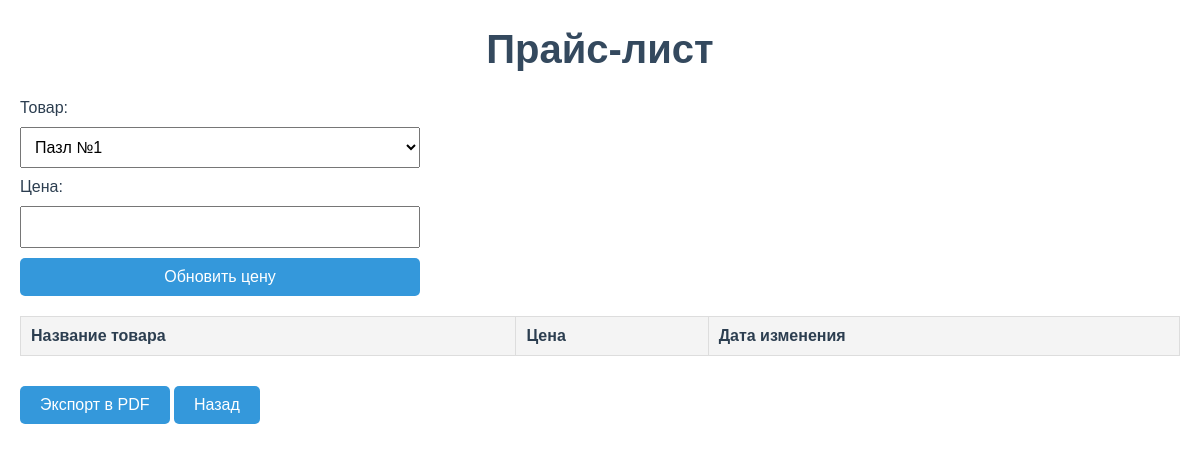
Before: /price_list with the older database file.
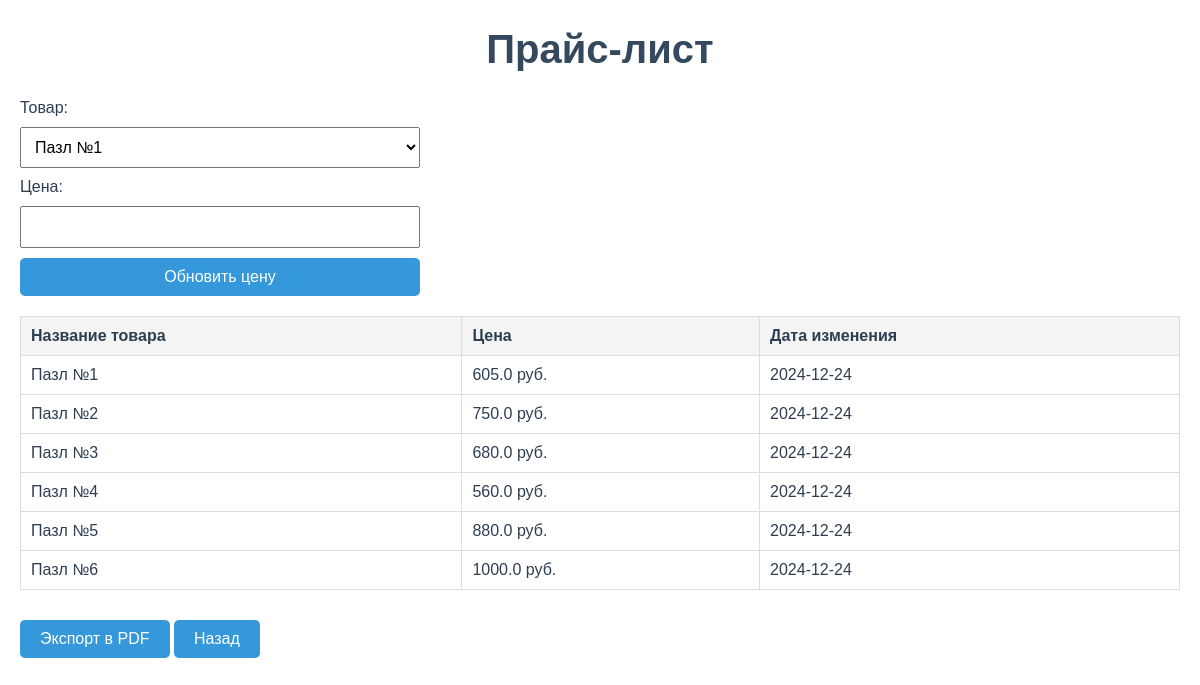
After: the same page with the newer database file.
### app.py (models this page shows)
class Puzzle(Base):
    __tablename__ = 'puzzles'
    id = Column(Integer, primary_key=True)
    name = Column(String, nullable=False)
    piece_count = Column(Integer, nullable=False)
    plywood_sheet_id = Column(Integer, ForeignKey('plywood_sheets.id'), nullable=False)
    image_path = Column(String, nullable=True)
    plywood_sheet = relationship("PlywoodSheet", backref="puzzles")

class Price(Base):
    __tablename__ = 'prices'
    id = Column(Integer, primary_key=True)
    puzzle_id = Column(Integer, ForeignKey('puzzles.id'), nullable=False)
    price = Column(Float, nullable=False)
    effective_date = Column(Date, default=datetime.now, nullable=False)
    puzzle = relationship("Puzzle", backref="prices")

### app.py (the view)
@app.route('/price_list', methods=['GET', 'POST'])
def price_list_page():
    puzzles = session.query(Puzzle).all()
    prices = session.query(Price).order_by(Price.effective_date.desc()).distinct(Price.puzzle_id).all()
    price_data = []
    for price in prices:
        puzzle = next((p for p in puzzles if p.id == price.puzzle_id), None)
        if puzzle:
            price_data.append({
                'name': puzzle.name,
                'price': price.price,
                'date': price.effective_date
            })
    return render_template('price_list.html', price_data=price_data, puzzles=puzzles)

### templates/price_list.html (shortened to what this page needs)
<!DOCTYPE html>
<html lang="en">
<head>
</head>
<body>
    <h1>Прайс-лист</h1>
    <form method="POST" action="/price_list/update">
        <label for="puzzle_id">Товар:</label>
        <select id="puzzle_id" name="puzzle_id" required>
            {% for puzzle in puzzles %}
            <option value="{{ puzzle.id }}">{{ puzzle.name }}</option>
            {% endfor %}
        </select>
        <label for="price">Цена:</label>
        <input type="number" id="price" name="price" step="0.01" required>
        <button type="submit">Обновить цену</button>
    </form>
    <table>
        <thead>
            <tr>
                <th>Название товара</th>
                <th>Цена</th>
                <th>Дата изменения</th>
            </tr>
        </thead>
        <tbody>
            {% for item in price_data %}
            <tr>
                <td>{{ item.name }}</td>
                <td>{{ item.price }} руб.</td>
                <td>{{ item.date }}</td>
            </tr>
            {% endfor %}
        </tbody>
    </table>
    <a href="/price_list/export" class="export-btn">Экспорт в PDF</a>
    <a href="/" class="back-btn">Назад</a>
</body>
</html>

Changed rows visible on the page:
now on this page (row unchanged): Puzzle: name "Пазл №1"
added Price: price "605.0", date "2024-12-24"
now on this page (row unchanged): Puzzle: name "Пазл №2"
added Price: price "750.0", date "2024-12-24"
now on this page (row unchanged): Puzzle: name "Пазл №3"
added Price: price "680.0", date "2024-12-24"
now on this page (row unchanged): Puzzle: name "Пазл №4"
added Price: price "560.0", date "2024-12-24"
now on this page (row unchanged): Puzzle: name "Пазл №5"
added Price: price "880.0", date "2024-12-24"
now on this page (row unchanged): Puzzle: name "Пазл №6"
added Price: price "1000.0", date "2024-12-24"
Other visible differences:
new list line: "руб."
